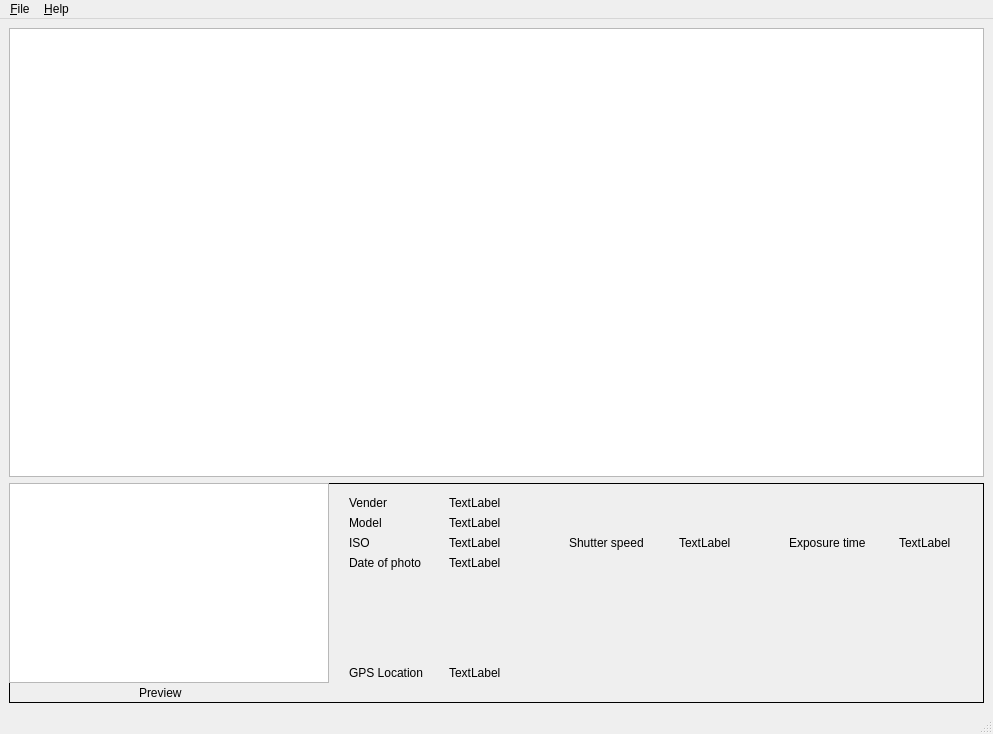
<?xml version="1.0" encoding="UTF-8"?>
<ui version="4.0">
 <class>MainWindow</class>
 <widget class="QMainWindow" name="MainWindow">
  <property name="geometry">
   <rect>
    <x>0</x>
    <y>0</y>
    <width>993</width>
    <height>734</height>
   </rect>
  </property>
  <property name="minimumSize">
   <size>
    <width>500</width>
    <height>300</height>
   </size>
  </property>
  <property name="windowTitle">
   <string>MainWindow</string>
  </property>
  <widget class="QWidget" name="centralwidget">
   <layout class="QVBoxLayout" name="verticalLayout_4">
    <item>
     <widget class="QTableView" name="tableView">
      <property name="mouseTracking">
       <bool>false</bool>
      </property>
     </widget>
    </item>
    <item>
     <widget class="QFrame" name="frame">
      <property name="minimumSize">
       <size>
        <width>0</width>
        <height>220</height>
       </size>
      </property>
      <property name="frameShape">
       <enum>QFrame::Shape::Panel</enum>
      </property>
      <property name="frameShadow">
       <enum>QFrame::Shadow::Plain</enum>
      </property>
      <widget class="QGraphicsView" name="graphicsView">
       <property name="geometry">
        <rect>
         <x>0</x>
         <y>0</y>
         <width>320</width>
         <height>200</height>
        </rect>
       </property>
      </widget>
      <widget class="QLabel" name="label1">
       <property name="geometry">
        <rect>
         <x>340</x>
         <y>180</y>
         <width>91</width>
         <height>20</height>
        </rect>
       </property>
       <property name="text">
        <string>GPS Location</string>
       </property>
      </widget>
      <widget class="QLabel" name="labelLocation">
       <property name="geometry">
        <rect>
         <x>440</x>
         <y>180</y>
         <width>511</width>
         <height>20</height>
        </rect>
       </property>
       <property name="cursor">
        <cursorShape>OpenHandCursor</cursorShape>
       </property>
       <property name="text">
        <string>TextLabel</string>
       </property>
       <property name="openExternalLinks">
        <bool>true</bool>
       </property>
      </widget>
      <widget class="QLabel" name="label">
       <property name="geometry">
        <rect>
         <x>340</x>
         <y>10</y>
         <width>62</width>
         <height>20</height>
        </rect>
       </property>
       <property name="text">
        <string>Vender</string>
       </property>
      </widget>
      <widget class="QLabel" name="labelVendor">
       <property name="geometry">
        <rect>
         <x>440</x>
         <y>10</y>
         <width>511</width>
         <height>20</height>
        </rect>
       </property>
       <property name="text">
        <string>TextLabel</string>
       </property>
      </widget>
      <widget class="QLabel" name="label_2">
       <property name="geometry">
        <rect>
         <x>340</x>
         <y>30</y>
         <width>62</width>
         <height>20</height>
        </rect>
       </property>
       <property name="text">
        <string>Model</string>
       </property>
      </widget>
      <widget class="QLabel" name="labelModel">
       <property name="geometry">
        <rect>
         <x>440</x>
         <y>30</y>
         <width>511</width>
         <height>20</height>
        </rect>
       </property>
       <property name="text">
        <string>TextLabel</string>
       </property>
      </widget>
      <widget class="QLabel" name="label_3">
       <property name="geometry">
        <rect>
         <x>340</x>
         <y>50</y>
         <width>62</width>
         <height>20</height>
        </rect>
       </property>
       <property name="text">
        <string>ISO</string>
       </property>
      </widget>
      <widget class="QLabel" name="labelISO">
       <property name="geometry">
        <rect>
         <x>440</x>
         <y>50</y>
         <width>62</width>
         <height>20</height>
        </rect>
       </property>
       <property name="text">
        <string>TextLabel</string>
       </property>
      </widget>
      <widget class="QLabel" name="label_4">
       <property name="geometry">
        <rect>
         <x>340</x>
         <y>70</y>
         <width>101</width>
         <height>20</height>
        </rect>
       </property>
       <property name="text">
        <string>Date of photo</string>
       </property>
      </widget>
      <widget class="QLabel" name="labelDateTimeOrg">
       <property name="geometry">
        <rect>
         <x>440</x>
         <y>70</y>
         <width>121</width>
         <height>20</height>
        </rect>
       </property>
       <property name="text">
        <string>TextLabel</string>
       </property>
      </widget>
      <widget class="QLabel" name="label_5">
       <property name="geometry">
        <rect>
         <x>560</x>
         <y>50</y>
         <width>101</width>
         <height>20</height>
        </rect>
       </property>
       <property name="text">
        <string>Shutter speed</string>
       </property>
      </widget>
      <widget class="QLabel" name="labelShutterSpeed">
       <property name="geometry">
        <rect>
         <x>670</x>
         <y>50</y>
         <width>62</width>
         <height>20</height>
        </rect>
       </property>
       <property name="text">
        <string>TextLabel</string>
       </property>
      </widget>
      <widget class="QLabel" name="label_6">
       <property name="geometry">
        <rect>
         <x>780</x>
         <y>50</y>
         <width>101</width>
         <height>20</height>
        </rect>
       </property>
       <property name="text">
        <string>Exposure time</string>
       </property>
      </widget>
      <widget class="QLabel" name="labelExposureTime">
       <property name="geometry">
        <rect>
         <x>890</x>
         <y>50</y>
         <width>62</width>
         <height>20</height>
        </rect>
       </property>
       <property name="text">
        <string>TextLabel</string>
       </property>
      </widget>
      <widget class="QLabel" name="label_7">
       <property name="geometry">
        <rect>
         <x>130</x>
         <y>200</y>
         <width>62</width>
         <height>20</height>
        </rect>
       </property>
       <property name="text">
        <string>Preview</string>
       </property>
      </widget>
     </widget>
    </item>
   </layout>
  </widget>
  <widget class="QMenuBar" name="menubar">
   <property name="geometry">
    <rect>
     <x>0</x>
     <y>0</y>
     <width>993</width>
     <height>26</height>
    </rect>
   </property>
   <widget class="QMenu" name="menu_File">
    <property name="title">
     <string>&amp;File</string>
    </property>
    <addaction name="action_Open"/>
    <addaction name="separator"/>
    <addaction name="action_Quit"/>
   </widget>
   <widget class="QMenu" name="menu_Help">
    <property name="title">
     <string>&amp;Help</string>
    </property>
    <addaction name="action_About"/>
   </widget>
   <addaction name="menu_File"/>
   <addaction name="menu_Help"/>
  </widget>
  <widget class="QStatusBar" name="statusbar"/>
  <action name="action_Open">
   <property name="text">
    <string>&amp;Open...</string>
   </property>
   <property name="shortcut">
    <string>Ctrl+O</string>
   </property>
  </action>
  <action name="action_Quit">
   <property name="text">
    <string>&amp;Quit</string>
   </property>
   <property name="shortcut">
    <string>Ctrl+Q</string>
   </property>
  </action>
  <action name="action_About">
   <property name="text">
    <string>&amp;About...</string>
   </property>
   <property name="shortcut">
    <string>Ctrl+A</string>
   </property>
  </action>
 </widget>
 <resources/>
 <connections/>
</ui>
